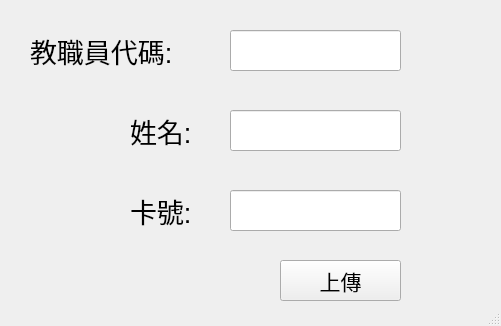
<?xml version="1.0" encoding="UTF-8"?>
<ui version="4.0">
 <class>ThirdWindow</class>
 <widget class="QMainWindow" name="ThirdWindow">
  <property name="geometry">
   <rect>
    <x>0</x>
    <y>0</y>
    <width>501</width>
    <height>326</height>
   </rect>
  </property>
  <property name="windowTitle">
   <string>MainWindow</string>
  </property>
  <widget class="QWidget" name="centralwidget">
   <widget class="QLabel" name="label">
    <property name="geometry">
     <rect>
      <x>30</x>
      <y>30</y>
      <width>181</width>
      <height>41</height>
     </rect>
    </property>
    <property name="font">
     <font>
      <pointsize>20</pointsize>
     </font>
    </property>
    <property name="text">
     <string>教職員代碼:</string>
    </property>
   </widget>
   <widget class="QLabel" name="label_2">
    <property name="geometry">
     <rect>
      <x>130</x>
      <y>110</y>
      <width>91</width>
      <height>41</height>
     </rect>
    </property>
    <property name="font">
     <font>
      <pointsize>20</pointsize>
     </font>
    </property>
    <property name="text">
     <string>姓名:</string>
    </property>
   </widget>
   <widget class="QLineEdit" name="lineEdit">
    <property name="geometry">
     <rect>
      <x>230</x>
      <y>30</y>
      <width>171</width>
      <height>41</height>
     </rect>
    </property>
   </widget>
   <widget class="QLineEdit" name="lineEdit_2">
    <property name="geometry">
     <rect>
      <x>230</x>
      <y>110</y>
      <width>171</width>
      <height>41</height>
     </rect>
    </property>
   </widget>
   <widget class="QPushButton" name="pushButton">
    <property name="geometry">
     <rect>
      <x>280</x>
      <y>260</y>
      <width>121</width>
      <height>41</height>
     </rect>
    </property>
    <property name="font">
     <font>
      <pointsize>16</pointsize>
     </font>
    </property>
    <property name="text">
     <string>上傳</string>
    </property>
   </widget>
   <widget class="QLabel" name="label_3">
    <property name="geometry">
     <rect>
      <x>130</x>
      <y>190</y>
      <width>91</width>
      <height>41</height>
     </rect>
    </property>
    <property name="font">
     <font>
      <pointsize>20</pointsize>
     </font>
    </property>
    <property name="text">
     <string>卡號:</string>
    </property>
   </widget>
   <widget class="QLineEdit" name="lineEdit_3">
    <property name="geometry">
     <rect>
      <x>230</x>
      <y>190</y>
      <width>171</width>
      <height>41</height>
     </rect>
    </property>
   </widget>
  </widget>
  <widget class="QStatusBar" name="statusbar"/>
 </widget>
 <resources/>
 <connections/>
</ui>
